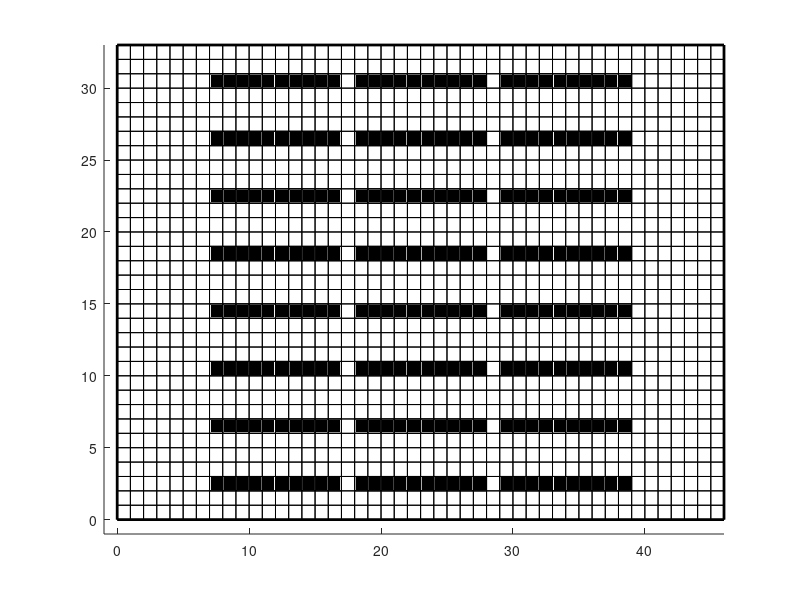

Here is the MATLAB script that generated this plot:
clear all;
close all;
dim_x = 46; dim_y = 33;
axis([-1 dim_x -1 dim_y]);
rectangle('Position', [0, 0, 46, 33], 'linewidth',2);
for i=0:32
        rectangle('Position', [0, i, 46, 1]);
end

for i=0:45
        rectangle('Position', [i, 0, 1, 33]);
end

rectangle('Position',[7, 2, 1, 1], 'facecolor', 'black');
rectangle('Position',[8, 2, 1, 1], 'facecolor', 'black');
rectangle('Position',[9, 2, 1, 1], 'facecolor', 'black');
rectangle('Position',[10, 2, 1, 1], 'facecolor', 'black');
rectangle('Position',[11, 2, 1, 1], 'facecolor', 'black');
rectangle('Position',[12, 2, 1, 1], 'facecolor', 'black');
rectangle('Position',[13, 2, 1, 1], 'facecolor', 'black');
rectangle('Position',[14, 2, 1, 1], 'facecolor', 'black');
rectangle('Position',[15, 2, 1, 1], 'facecolor', 'black');
rectangle('Position',[16, 2, 1, 1], 'facecolor', 'black');
rectangle('Position',[18, 2, 1, 1], 'facecolor', 'black');
rectangle('Position',[19, 2, 1, 1], 'facecolor', 'black');
rectangle('Position',[20, 2, 1, 1], 'facecolor', 'black');
rectangle('Position',[21, 2, 1, 1], 'facecolor', 'black');
rectangle('Position',[22, 2, 1, 1], 'facecolor', 'black');
rectangle('Position',[23, 2, 1, 1], 'facecolor', 'black');
rectangle('Position',[24, 2, 1, 1], 'facecolor', 'black');
rectangle('Position',[25, 2, 1, 1], 'facecolor', 'black');
rectangle('Position',[26, 2, 1, 1], 'facecolor', 'black');
rectangle('Position',[27, 2, 1, 1], 'facecolor', 'black');
rectangle('Position',[29, 2, 1, 1], 'facecolor', 'black');
rectangle('Position',[30, 2, 1, 1], 'facecolor', 'black');
rectangle('Position',[31, 2, 1, 1], 'facecolor', 'black');
rectangle('Position',[32, 2, 1, 1], 'facecolor', 'black');
rectangle('Position',[33, 2, 1, 1], 'facecolor', 'black');
rectangle('Position',[34, 2, 1, 1], 'facecolor', 'black');
rectangle('Position',[35, 2, 1, 1], 'facecolor', 'black');
rectangle('Position',[36, 2, 1, 1], 'facecolor', 'black');
rectangle('Position',[37, 2, 1, 1], 'facecolor', 'black');
rectangle('Position',[38, 2, 1, 1], 'facecolor', 'black');
rectangle('Position',[7, 6, 1, 1], 'facecolor', 'black');
rectangle('Position',[8, 6, 1, 1], 'facecolor', 'black');
rectangle('Position',[9, 6, 1, 1], 'facecolor', 'black');
rectangle('Position',[10, 6, 1, 1], 'facecolor', 'black');
rectangle('Position',[11, 6, 1, 1], 'facecolor', 'black');
rectangle('Position',[12, 6, 1, 1], 'facecolor', 'black');
rectangle('Position',[13, 6, 1, 1], 'facecolor', 'black');
rectangle('Position',[14, 6, 1, 1], 'facecolor', 'black');
rectangle('Position',[15, 6, 1, 1], 'facecolor', 'black');
rectangle('Position',[16, 6, 1, 1], 'facecolor', 'black');
rectangle('Position',[18, 6, 1, 1], 'facecolor', 'black');
rectangle('Position',[19, 6, 1, 1], 'facecolor', 'black');
rectangle('Position',[20, 6, 1, 1], 'facecolor', 'black');
rectangle('Position',[21, 6, 1, 1], 'facecolor', 'black');
rectangle('Position',[22, 6, 1, 1], 'facecolor', 'black');
rectangle('Position',[23, 6, 1, 1], 'facecolor', 'black');
rectangle('Position',[24, 6, 1, 1], 'facecolor', 'black');
rectangle('Position',[25, 6, 1, 1], 'facecolor', 'black');
rectangle('Position',[26, 6, 1, 1], 'facecolor', 'black');
rectangle('Position',[27, 6, 1, 1], 'facecolor', 'black');
rectangle('Position',[29, 6, 1, 1], 'facecolor', 'black');
rectangle('Position',[30, 6, 1, 1], 'facecolor', 'black');
rectangle('Position',[31, 6, 1, 1], 'facecolor', 'black');
rectangle('Position',[32, 6, 1, 1], 'facecolor', 'black');
rectangle('Position',[33, 6, 1, 1], 'facecolor', 'black');
rectangle('Position',[34, 6, 1, 1], 'facecolor', 'black');
rectangle('Position',[35, 6, 1, 1], 'facecolor', 'black');
rectangle('Position',[36, 6, 1, 1], 'facecolor', 'black');
rectangle('Position',[37, 6, 1, 1], 'facecolor', 'black');
rectangle('Position',[38, 6, 1, 1], 'facecolor', 'black');
rectangle('Position',[7, 10, 1, 1], 'facecolor', 'black');
rectangle('Position',[8, 10, 1, 1], 'facecolor', 'black');
rectangle('Position',[9, 10, 1, 1], 'facecolor', 'black');
rectangle('Position',[10, 10, 1, 1], 'facecolor', 'black');
rectangle('Position',[11, 10, 1, 1], 'facecolor', 'black');
rectangle('Position',[12, 10, 1, 1], 'facecolor', 'black');
rectangle('Position',[13, 10, 1, 1], 'facecolor', 'black');
rectangle('Position',[14, 10, 1, 1], 'facecolor', 'black');
rectangle('Position',[15, 10, 1, 1], 'facecolor', 'black');
rectangle('Position',[16, 10, 1, 1], 'facecolor', 'black');
rectangle('Position',[18, 10, 1, 1], 'facecolor', 'black');
rectangle('Position',[19, 10, 1, 1], 'facecolor', 'black');
rectangle('Position',[20, 10, 1, 1], 'facecolor', 'black');
rectangle('Position',[21, 10, 1, 1], 'facecolor', 'black');
rectangle('Position',[22, 10, 1, 1], 'facecolor', 'black');
rectangle('Position',[23, 10, 1, 1], 'facecolor', 'black');
rectangle('Position',[24, 10, 1, 1], 'facecolor', 'black');
rectangle('Position',[25, 10, 1, 1], 'facecolor', 'black');
rectangle('Position',[26, 10, 1, 1], 'facecolor', 'black');
rectangle('Position',[27, 10, 1, 1], 'facecolor', 'black');
rectangle('Position',[29, 10, 1, 1], 'facecolor', 'black');
rectangle('Position',[30, 10, 1, 1], 'facecolor', 'black');
rectangle('Position',[31, 10, 1, 1], 'facecolor', 'black');
rectangle('Position',[32, 10, 1, 1], 'facecolor', 'black');
rectangle('Position',[33, 10, 1, 1], 'facecolor', 'black');
rectangle('Position',[34, 10, 1, 1], 'facecolor', 'black');
rectangle('Position',[35, 10, 1, 1], 'facecolor', 'black');
rectangle('Position',[36, 10, 1, 1], 'facecolor', 'black');
rectangle('Position',[37, 10, 1, 1], 'facecolor', 'black');
rectangle('Position',[38, 10, 1, 1], 'facecolor', 'black');
rectangle('Position',[7, 14, 1, 1], 'facecolor', 'black');
rectangle('Position',[8, 14, 1, 1], 'facecolor', 'black');
rectangle('Position',[9, 14, 1, 1], 'facecolor', 'black');
rectangle('Position',[10, 14, 1, 1], 'facecolor', 'black');
rectangle('Position',[11, 14, 1, 1], 'facecolor', 'black');
rectangle('Position',[12, 14, 1, 1], 'facecolor', 'black');
rectangle('Position',[13, 14, 1, 1], 'facecolor', 'black');
rectangle('Position',[14, 14, 1, 1], 'facecolor', 'black');
rectangle('Position',[15, 14, 1, 1], 'facecolor', 'black');
rectangle('Position',[16, 14, 1, 1], 'facecolor', 'black');
rectangle('Position',[18, 14, 1, 1], 'facecolor', 'black');
rectangle('Position',[19, 14, 1, 1], 'facecolor', 'black');
rectangle('Position',[20, 14, 1, 1], 'facecolor', 'black');
rectangle('Position',[21, 14, 1, 1], 'facecolor', 'black');
rectangle('Position',[22, 14, 1, 1], 'facecolor', 'black');
rectangle('Position',[23, 14, 1, 1], 'facecolor', 'black');
rectangle('Position',[24, 14, 1, 1], 'facecolor', 'black');
rectangle('Position',[25, 14, 1, 1], 'facecolor', 'black');
rectangle('Position',[26, 14, 1, 1], 'facecolor', 'black');
rectangle('Position',[27, 14, 1, 1], 'facecolor', 'black');
rectangle('Position',[29, 14, 1, 1], 'facecolor', 'black');
rectangle('Position',[30, 14, 1, 1], 'facecolor', 'black');
rectangle('Position',[31, 14, 1, 1], 'facecolor', 'black');
rectangle('Position',[32, 14, 1, 1], 'facecolor', 'black');
rectangle('Position',[33, 14, 1, 1], 'facecolor', 'black');
rectangle('Position',[34, 14, 1, 1], 'facecolor', 'black');
rectangle('Position',[35, 14, 1, 1], 'facecolor', 'black');
rectangle('Position',[36, 14, 1, 1], 'facecolor', 'black');
rectangle('Position',[37, 14, 1, 1], 'facecolor', 'black');
rectangle('Position',[38, 14, 1, 1], 'facecolor', 'black');
rectangle('Position',[7, 18, 1, 1], 'facecolor', 'black');
rectangle('Position',[8, 18, 1, 1], 'facecolor', 'black');
rectangle('Position',[9, 18, 1, 1], 'facecolor', 'black');
rectangle('Position',[10, 18, 1, 1], 'facecolor', 'black');
rectangle('Position',[11, 18, 1, 1], 'facecolor', 'black');
rectangle('Position',[12, 18, 1, 1], 'facecolor', 'black');
rectangle('Position',[13, 18, 1, 1], 'facecolor', 'black');
rectangle('Position',[14, 18, 1, 1], 'facecolor', 'black');
rectangle('Position',[15, 18, 1, 1], 'facecolor', 'black');
rectangle('Position',[16, 18, 1, 1], 'facecolor', 'black');
rectangle('Position',[18, 18, 1, 1], 'facecolor', 'black');
rectangle('Position',[19, 18, 1, 1], 'facecolor', 'black');
rectangle('Position',[20, 18, 1, 1], 'facecolor', 'black');
rectangle('Position',[21, 18, 1, 1], 'facecolor', 'black');
rectangle('Position',[22, 18, 1, 1], 'facecolor', 'black');
rectangle('Position',[23, 18, 1, 1], 'facecolor', 'black');
rectangle('Position',[24, 18, 1, 1], 'facecolor', 'black');
rectangle('Position',[25, 18, 1, 1], 'facecolor', 'black');
rectangle('Position',[26, 18, 1, 1], 'facecolor', 'black');
rectangle('Position',[27, 18, 1, 1], 'facecolor', 'black');
rectangle('Position',[29, 18, 1, 1], 'facecolor', 'black');
rectangle('Position',[30, 18, 1, 1], 'facecolor', 'black');
rectangle('Position',[31, 18, 1, 1], 'facecolor', 'black');
rectangle('Position',[32, 18, 1, 1], 'facecolor', 'black');
rectangle('Position',[33, 18, 1, 1], 'facecolor', 'black');
rectangle('Position',[34, 18, 1, 1], 'facecolor', 'black');
rectangle('Position',[35, 18, 1, 1], 'facecolor', 'black');
rectangle('Position',[36, 18, 1, 1], 'facecolor', 'black');
rectangle('Position',[37, 18, 1, 1], 'facecolor', 'black');
rectangle('Position',[38, 18, 1, 1], 'facecolor', 'black');
rectangle('Position',[7, 22, 1, 1], 'facecolor', 'black');
rectangle('Position',[8, 22, 1, 1], 'facecolor', 'black');
rectangle('Position',[9, 22, 1, 1], 'facecolor', 'black');
rectangle('Position',[10, 22, 1, 1], 'facecolor', 'black');
rectangle('Position',[11, 22, 1, 1], 'facecolor', 'black');
rectangle('Position',[12, 22, 1, 1], 'facecolor', 'black');
rectangle('Position',[13, 22, 1, 1], 'facecolor', 'black');
rectangle('Position',[14, 22, 1, 1], 'facecolor', 'black');
rectangle('Position',[15, 22, 1, 1], 'facecolor', 'black');
rectangle('Position',[16, 22, 1, 1], 'facecolor', 'black');
rectangle('Position',[18, 22, 1, 1], 'facecolor', 'black');
rectangle('Position',[19, 22, 1, 1], 'facecolor', 'black');
rectangle('Position',[20, 22, 1, 1], 'facecolor', 'black');
rectangle('Position',[21, 22, 1, 1], 'facecolor', 'black');
rectangle('Position',[22, 22, 1, 1], 'facecolor', 'black');
rectangle('Position',[23, 22, 1, 1], 'facecolor', 'black');
rectangle('Position',[24, 22, 1, 1], 'facecolor', 'black');
rectangle('Position',[25, 22, 1, 1], 'facecolor', 'black');
rectangle('Position',[26, 22, 1, 1], 'facecolor', 'black');
rectangle('Position',[27, 22, 1, 1], 'facecolor', 'black');
rectangle('Position',[29, 22, 1, 1], 'facecolor', 'black');
rectangle('Position',[30, 22, 1, 1], 'facecolor', 'black');
rectangle('Position',[31, 22, 1, 1], 'facecolor', 'black');
rectangle('Position',[32, 22, 1, 1], 'facecolor', 'black');
rectangle('Position',[33, 22, 1, 1], 'facecolor', 'black');
rectangle('Position',[34, 22, 1, 1], 'facecolor', 'black');
rectangle('Position',[35, 22, 1, 1], 'facecolor', 'black');
rectangle('Position',[36, 22, 1, 1], 'facecolor', 'black');
rectangle('Position',[37, 22, 1, 1], 'facecolor', 'black');
rectangle('Position',[38, 22, 1, 1], 'facecolor', 'black');
rectangle('Position',[7, 26, 1, 1], 'facecolor', 'black');
rectangle('Position',[8, 26, 1, 1], 'facecolor', 'black');
rectangle('Position',[9, 26, 1, 1], 'facecolor', 'black');
rectangle('Position',[10, 26, 1, 1], 'facecolor', 'black');
rectangle('Position',[11, 26, 1, 1], 'facecolor', 'black');
rectangle('Position',[12, 26, 1, 1], 'facecolor', 'black');
rectangle('Position',[13, 26, 1, 1], 'facecolor', 'black');
rectangle('Position',[14, 26, 1, 1], 'facecolor', 'black');
rectangle('Position',[15, 26, 1, 1], 'facecolor', 'black');
rectangle('Position',[16, 26, 1, 1], 'facecolor', 'black');
rectangle('Position',[18, 26, 1, 1], 'facecolor', 'black');
rectangle('Position',[19, 26, 1, 1], 'facecolor', 'black');
rectangle('Position',[20, 26, 1, 1], 'facecolor', 'black');
rectangle('Position',[21, 26, 1, 1], 'facecolor', 'black');
rectangle('Position',[22, 26, 1, 1], 'facecolor', 'black');
rectangle('Position',[23, 26, 1, 1], 'facecolor', 'black');
rectangle('Position',[24, 26, 1, 1], 'facecolor', 'black');
rectangle('Position',[25, 26, 1, 1], 'facecolor', 'black');
rectangle('Position',[26, 26, 1, 1], 'facecolor', 'black');
rectangle('Position',[27, 26, 1, 1], 'facecolor', 'black');
rectangle('Position',[29, 26, 1, 1], 'facecolor', 'black');
rectangle('Position',[30, 26, 1, 1], 'facecolor', 'black');
rectangle('Position',[31, 26, 1, 1], 'facecolor', 'black');
rectangle('Position',[32, 26, 1, 1], 'facecolor', 'black');
rectangle('Position',[33, 26, 1, 1], 'facecolor', 'black');
rectangle('Position',[34, 26, 1, 1], 'facecolor', 'black');
rectangle('Position',[35, 26, 1, 1], 'facecolor', 'black');
rectangle('Position',[36, 26, 1, 1], 'facecolor', 'black');
rectangle('Position',[37, 26, 1, 1], 'facecolor', 'black');
rectangle('Position',[38, 26, 1, 1], 'facecolor', 'black');
rectangle('Position',[7, 30, 1, 1], 'facecolor', 'black');
rectangle('Position',[8, 30, 1, 1], 'facecolor', 'black');
rectangle('Position',[9, 30, 1, 1], 'facecolor', 'black');
rectangle('Position',[10, 30, 1, 1], 'facecolor', 'black');
rectangle('Position',[11, 30, 1, 1], 'facecolor', 'black');
rectangle('Position',[12, 30, 1, 1], 'facecolor', 'black');
rectangle('Position',[13, 30, 1, 1], 'facecolor', 'black');
rectangle('Position',[14, 30, 1, 1], 'facecolor', 'black');
rectangle('Position',[15, 30, 1, 1], 'facecolor', 'black');
rectangle('Position',[16, 30, 1, 1], 'facecolor', 'black');
rectangle('Position',[18, 30, 1, 1], 'facecolor', 'black');
rectangle('Position',[19, 30, 1, 1], 'facecolor', 'black');
rectangle('Position',[20, 30, 1, 1], 'facecolor', 'black');
rectangle('Position',[21, 30, 1, 1], 'facecolor', 'black');
rectangle('Position',[22, 30, 1, 1], 'facecolor', 'black');
rectangle('Position',[23, 30, 1, 1], 'facecolor', 'black');
rectangle('Position',[24, 30, 1, 1], 'facecolor', 'black');
rectangle('Position',[25, 30, 1, 1], 'facecolor', 'black');
rectangle('Position',[26, 30, 1, 1], 'facecolor', 'black');
rectangle('Position',[27, 30, 1, 1], 'facecolor', 'black');
rectangle('Position',[29, 30, 1, 1], 'facecolor', 'black');
rectangle('Position',[30, 30, 1, 1], 'facecolor', 'black');
rectangle('Position',[31, 30, 1, 1], 'facecolor', 'black');
rectangle('Position',[32, 30, 1, 1], 'facecolor', 'black');
rectangle('Position',[33, 30, 1, 1], 'facecolor', 'black');
rectangle('Position',[34, 30, 1, 1], 'facecolor', 'black');
rectangle('Position',[35, 30, 1, 1], 'facecolor', 'black');
rectangle('Position',[36, 30, 1, 1], 'facecolor', 'black');
rectangle('Position',[37, 30, 1, 1], 'facecolor', 'black');
rectangle('Position',[38, 30, 1, 1], 'facecolor', 'black');


hold on;
